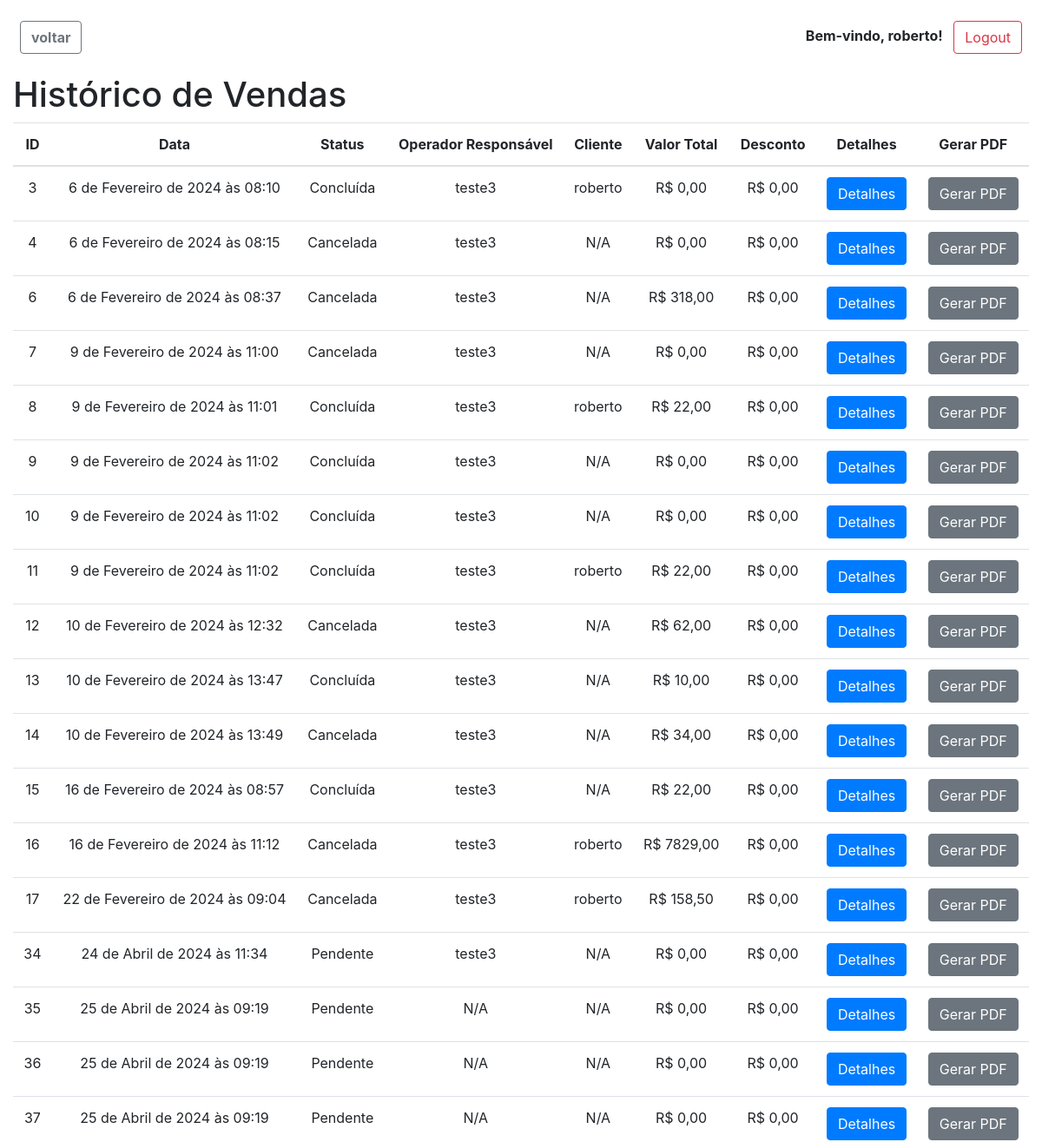
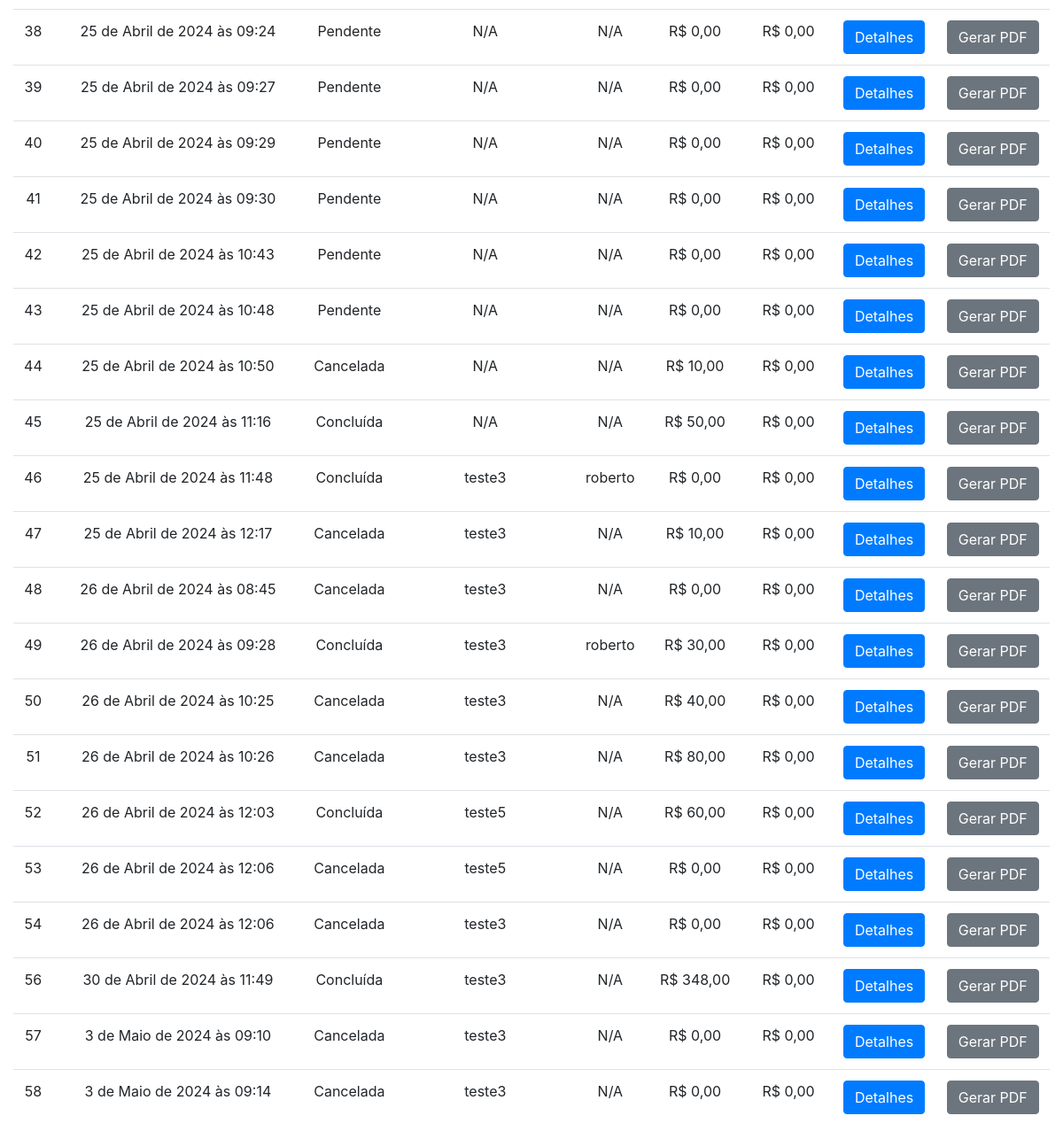
/historico_vendas/ (signed in), run on the app's committed database (2 pictures, top to bottom).
### pdvweb/models.py (models this page shows, shortened)
class CustomUser(AbstractUser):
    nome = models.CharField(max_length=255, default=default_nome)
    telefone = models.CharField(max_length=20, blank=True, null=True)
    operador = models.OneToOneField(
        Operador, null=True, blank=True, on_delete=models.CASCADE)
    meus_operadores = models.ManyToManyField(
        Operador, related_name='meus_usuarios', blank=True)
    groups = models.ManyToManyField(
        Group,
        verbose_name='groups',
        blank=True,
        related_name='customuser_set',
        related_query_name='user',
    )
    user_permissions = models.ManyToManyField(
        Permission,
        verbose_name='user permissions',
        blank=True,
        related_name='customuser_set',
        related_query_name='user',
    )

class Venda(models.Model):
    STATUS_PENDENTE = 'pendente'
    STATUS_CONCLUIDA = 'concluida'
    STATUS_CANCELADA = 'cancelada'
    STATUS_CHOICES = [
        (STATUS_PENDENTE, 'Pendente'),
        (STATUS_CONCLUIDA, 'Concluída'),
        (STATUS_CANCELADA, 'Cancelada'),
    ]
    data = models.DateTimeField(auto_now_add=True)
    status = models.CharField(
        max_length=20, choices=STATUS_CHOICES, default=STATUS_PENDENTE)
    valor_total = models.DecimalField(
        max_digits=10, decimal_places=2, default=0.0)
    desconto = models.DecimalField(max_digits=5, decimal_places=2, default=0.0)
    operador = models.ForeignKey(
        'Operador', on_delete=models.SET_NULL, null=True)
    cliente = models.ForeignKey(
        'Cliente', on_delete=models.SET_NULL, null=True)
    caixasvenda = models.ForeignKey('Caixa', related_name='caixasvenda', on_delete=models.SET_NULL, blank=True, null=True)

class Operador(models.Model):
    nome = models.CharField(max_length=255)
    email = models.EmailField()
    telefone = models.CharField(max_length=20, blank=True, null=True)
    usuarios = models.ManyToManyField(
        'CustomUser', related_name='operadores', blank=True)
    caixasoperador = models.ForeignKey('Caixa', related_name='caixasoperador', on_delete=models.SET_NULL, blank=True, null=True)

class Cliente(models.Model):
    nome = models.CharField(max_length=255)
    email = models.EmailField()
    telefone = models.CharField(max_length=20, blank=True, null=True)
    cpf = models.CharField(max_length=14, unique=True,
                           default='000.000.000-00')

### pdvweb/views.py (the view)
# urls.py: path('historico_vendas/', views.historico_vendas, name='historico_vendas'),
@login_required
def historico_vendas(request):
    vendas = Venda.objects.all()
    return render(request, 'pdvweb/historico_vendas.html', {'vendas': vendas})

### pdvweb/templates/pdvweb/historico_vendas.html
{% extends 'pdvweb/base.html' %}
{% block content %}
<h1>Histórico de Vendas</h1>
<table class="table">
  <thead>
    <tr class="text-center">
      <th>ID</th>
      <th>Data</th>
      <th>Status</th>
      <th>Operador Responsável</th>
      <th>Cliente</th>
      <th>Valor Total</th>
      <th>Desconto</th>
      <th>Detalhes</th>
      <th>Gerar PDF</th>
    </tr>
  </thead>
  <tbody class="text-center">
    {% for venda in vendas %}
    <tr>
      <td>{{ venda.id }}</td>
      <td>{{ venda.data }}</td>
      <td>{{ venda.get_status_display }}</td>
      <td>{% if venda.operador %}{{ venda.operador.nome }}{% else %}N/A{% endif %}</td>
      <td>{% if venda.cliente %}{{ venda.cliente.nome }}{% else %}N/A{% endif %}</td>
      <td>R$ {{ venda.valor_total }}</td>
      <td>R$ {{ venda.desconto }}</td>
      <td><a href="{% url 'pdvweb:detalhes_venda' venda.id %}" class="btn btn-primary">Detalhes</a></td>
      <td><a href="{% url 'pdvweb:gerar_pdf_venda' venda.id %}" class="btn btn-secondary">Gerar PDF</a></td>
    </tr>
    {% endfor %}
  </tbody>
</table>
{% endblock %}

### pdvweb/templates/pdvweb/base.html (shortened to what this page needs)
<!DOCTYPE html>
<html lang="en">
<head>
    <link rel="stylesheet" href="https://cdnjs.cloudflare.com/ajax/libs/font-awesome/5.15.4/css/all.min.css" />
    <link rel="stylesheet" href="https://maxcdn.bootstrapcdn.com/bootstrap/4.0.0/css/bootstrap.min.css">
</head>
<br>
<body class="d-flex flex-column vh-100">
    <div class="container-fluid flex-grow-1">
        <div class="row">
            <div class="col-md-12 mb-3">
                {% if user.is_authenticated %}
                <button id="voltar" class="btn btn-outline-secondary ml-2"
                    onclick="goBack()"><strong>voltar</strong></button>
                <div class="float-right mx-2">
                    <p class="d-inline-block"><strong>Bem-vindo, {{ user.username }}!</strong></p>
                    <a href="{% url 'pdvweb:logout_view' %}" class="btn btn-outline-danger ml-2">Logout</a>
                </div>
                {% else %}
                <a href="{% url 'pdvweb:login_operador' %}" class="btn btn-primary float-right">Login</a>
                {% endif %}
            </div>
        </div>
        {% block content %}{% endblock %}
    </div>
</body>
</html>

### data on the page
CustomUser: username "roberto"
Venda: id "3", data "6 de Fevereiro de 2024 às 08:10", status "Concluída", operador.nome "teste3", cliente.nome "roberto", valor_total "0,00", desconto "0,00"
Venda: id "4", data "6 de Fevereiro de 2024 às 08:15", status "Cancelada", operador.nome "teste3", shows "N/A", valor_total "0,00", desconto "0,00"
Venda: id "6", data "6 de Fevereiro de 2024 às 08:37", status "Cancelada", operador.nome "teste3", shows "N/A", valor_total "318,00", desconto "0,00"
Venda: id "7", data "9 de Fevereiro de 2024 às 11:00", status "Cancelada", operador.nome "teste3", shows "N/A", valor_total "0,00", desconto "0,00"
Venda: id "8", data "9 de Fevereiro de 2024 às 11:01", status "Concluída", operador.nome "teste3", cliente.nome "roberto", valor_total "22,00", desconto "0,00"
Venda: id "9", data "9 de Fevereiro de 2024 às 11:02", status "Concluída", operador.nome "teste3", shows "N/A", valor_total "0,00", desconto "0,00"
Venda: id "10", data "9 de Fevereiro de 2024 às 11:02", status "Concluída", operador.nome "teste3", shows "N/A", valor_total "0,00", desconto "0,00"
Venda: id "11", data "9 de Fevereiro de 2024 às 11:02", status "Concluída", operador.nome "teste3", cliente.nome "roberto", valor_total "22,00", desconto "0,00"
Venda: id "12", data "10 de Fevereiro de 2024 às 12:32", status "Cancelada", operador.nome "teste3", shows "N/A", valor_total "62,00", desconto "0,00"
Venda: id "13", data "10 de Fevereiro de 2024 às 13:47", status "Concluída", operador.nome "teste3", shows "N/A", valor_total "10,00", desconto "0,00"
Venda: id "14", data "10 de Fevereiro de 2024 às 13:49", status "Cancelada", operador.nome "teste3", shows "N/A", valor_total "34,00", desconto "0,00"
Venda: id "15", data "16 de Fevereiro de 2024 às 08:57", status "Concluída", operador.nome "teste3", shows "N/A", valor_total "22,00", desconto "0,00"
Venda: id "16", data "16 de Fevereiro de 2024 às 11:12", status "Cancelada", operador.nome "teste3", cliente.nome "roberto", valor_total "7829,00", desconto "0,00"
Venda: id "17", data "22 de Fevereiro de 2024 às 09:04", status "Cancelada", operador.nome "teste3", cliente.nome "roberto", valor_total "158,50", desconto "0,00"
Venda: id "34", data "24 de Abril de 2024 às 11:34", status "Pendente", operador.nome "teste3", shows "N/A", valor_total "0,00", desconto "0,00"
Venda: id "35", data "25 de Abril de 2024 às 09:19", status "Pendente", shows "N/A", valor_total "0,00", desconto "0,00"
Venda: id "36", data "25 de Abril de 2024 às 09:19", status "Pendente", shows "N/A", valor_total "0,00", desconto "0,00"
Venda: id "37", data "25 de Abril de 2024 às 09:19", status "Pendente", shows "N/A", valor_total "0,00", desconto "0,00"
Venda: id "38", data "25 de Abril de 2024 às 09:24", status "Pendente", shows "N/A", valor_total "0,00", desconto "0,00"
Venda: id "39", data "25 de Abril de 2024 às 09:27", status "Pendente", shows "N/A", valor_total "0,00", desconto "0,00"
Venda: id "40", data "25 de Abril de 2024 às 09:29", status "Pendente", shows "N/A", valor_total "0,00", desconto "0,00"
Venda: id "41", data "25 de Abril de 2024 às 09:30", status "Pendente", shows "N/A", valor_total "0,00", desconto "0,00"
Venda: id "42", data "25 de Abril de 2024 às 10:43", status "Pendente", shows "N/A", valor_total "0,00", desconto "0,00"
Venda: id "43", data "25 de Abril de 2024 às 10:48", status "Pendente", shows "N/A", valor_total "0,00", desconto "0,00"
Venda: id "44", data "25 de Abril de 2024 às 10:50", status "Cancelada", shows "N/A", valor_total "10,00", desconto "0,00"
Venda: id "45", data "25 de Abril de 2024 às 11:16", status "Concluída", shows "N/A", valor_total "50,00", desconto "0,00"
Venda: id "46", data "25 de Abril de 2024 às 11:48", status "Concluída", operador.nome "teste3", cliente.nome "roberto", valor_total "0,00", desconto "0,00"
Venda: id "47", data "25 de Abril de 2024 às 12:17", status "Cancelada", operador.nome "teste3", shows "N/A", valor_total "10,00", desconto "0,00"
Venda: id "48", data "26 de Abril de 2024 às 08:45", status "Cancelada", operador.nome "teste3", shows "N/A", valor_total "0,00", desconto "0,00"
Venda: id "49", data "26 de Abril de 2024 às 09:28", status "Concluída", operador.nome "teste3", cliente.nome "roberto", valor_total "30,00", desconto "0,00"
Venda: id "50", data "26 de Abril de 2024 às 10:25", status "Cancelada", operador.nome "teste3", shows "N/A", valor_total "40,00", desconto "0,00"
Venda: id "51", data "26 de Abril de 2024 às 10:26", status "Cancelada", operador.nome "teste3", shows "N/A", valor_total "80,00", desconto "0,00"
Venda: id "52", data "26 de Abril de 2024 às 12:03", status "Concluída", operador.nome "teste5", shows "N/A", valor_total "60,00", desconto "0,00"
Venda: id "53", data "26 de Abril de 2024 às 12:06", status "Cancelada", operador.nome "teste5", shows "N/A", valor_total "0,00", desconto "0,00"
Venda: id "54", data "26 de Abril de 2024 às 12:06", status "Cancelada", operador.nome "teste3", shows "N/A", valor_total "0,00", desconto "0,00"
Venda: id "56", data "30 de Abril de 2024 às 11:49", status "Concluída", operador.nome "teste3", shows "N/A", valor_total "348,00", desconto "0,00"
Venda: id "57", data "3 de Maio de 2024 às 09:10", status "Cancelada", operador.nome "teste3", shows "N/A", valor_total "0,00", desconto "0,00"
Venda: id "58", data "3 de Maio de 2024 às 09:14", status "Cancelada", operador.nome "teste3", shows "N/A", valor_total "0,00", desconto "0,00"
